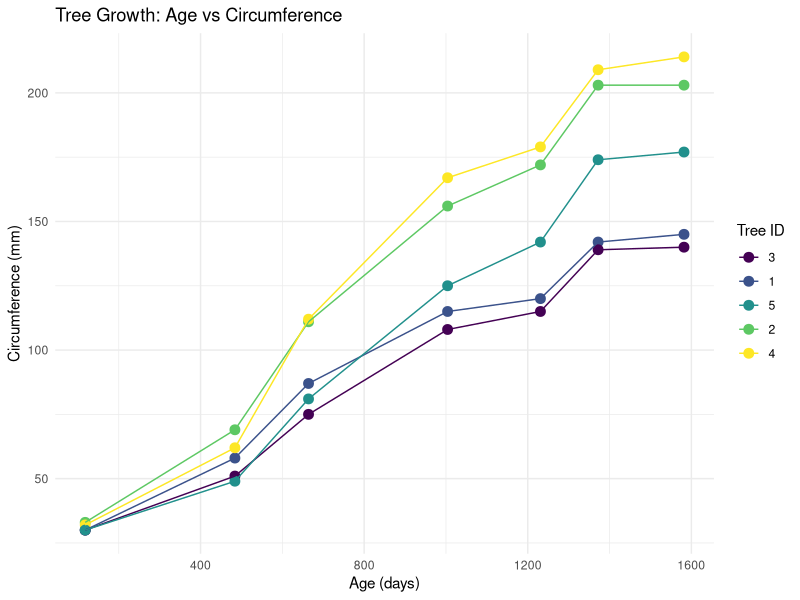
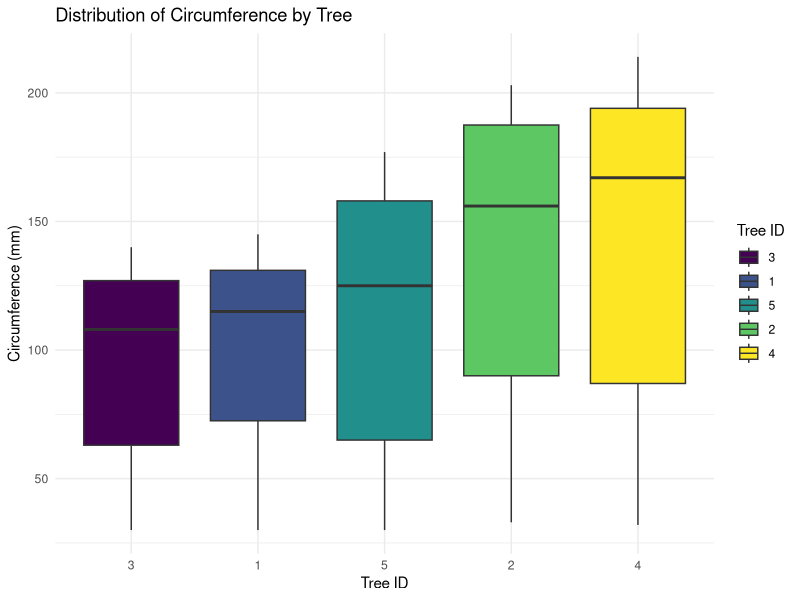

Source code (R) for these figures, in order:
getwd()
library(ggplot2)
library(dplyr)

#1.
data(Orange)

head(Orange)

#2.
na_check <- any(is.na(Orange))
if (!na_check) {
  print("No NA values are present in the dataset.")
} else {
  print("NA values are present in the dataset.")
}

#3.
ggplot(Orange, aes(x = age, y = circumference, color = as.factor(Tree))) +
  geom_point(size = 3) +
  geom_line() +
  labs(
    title = "Tree Growth: Age vs Circumference",
    x = "Age (days)",
    y = "Circumference (mm)",
    color = "Tree ID"
  ) +
  theme_minimal()


ggplot(Orange, aes(x = as.factor(Tree), y = circumference, fill = as.factor(Tree))) +
  geom_boxplot() +
  labs(
    title = "Distribution of Circumference by Tree",
    x = "Tree ID",
    y = "Circumference (mm)",
    fill = "Tree ID"
  ) +
  theme_minimal()

#4.
avg_circumference <- Orange %>%
  group_by(Tree) %>%
  summarise(avg_circum = mean(circumference))

print(avg_circumference)

Orange_new <- Orange %>%
  mutate(circumference_cm = circumference / 10)

head(Orange_new)
